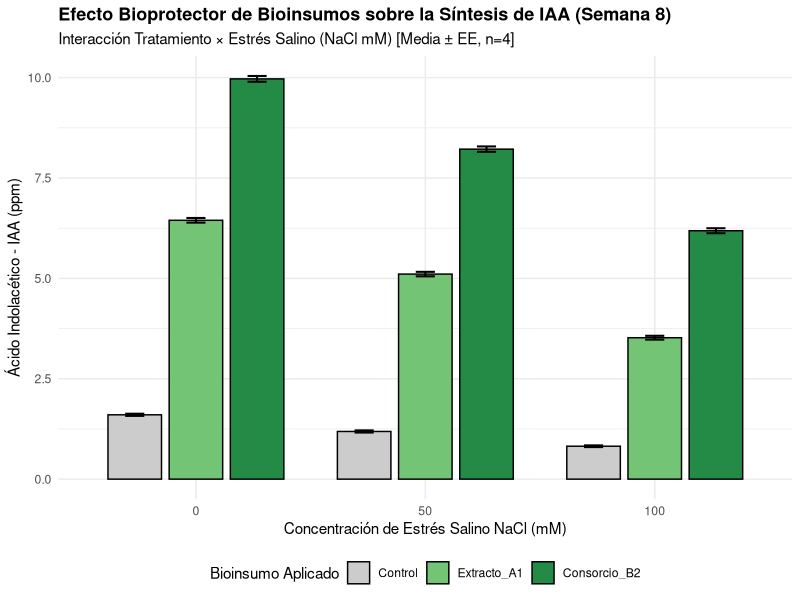
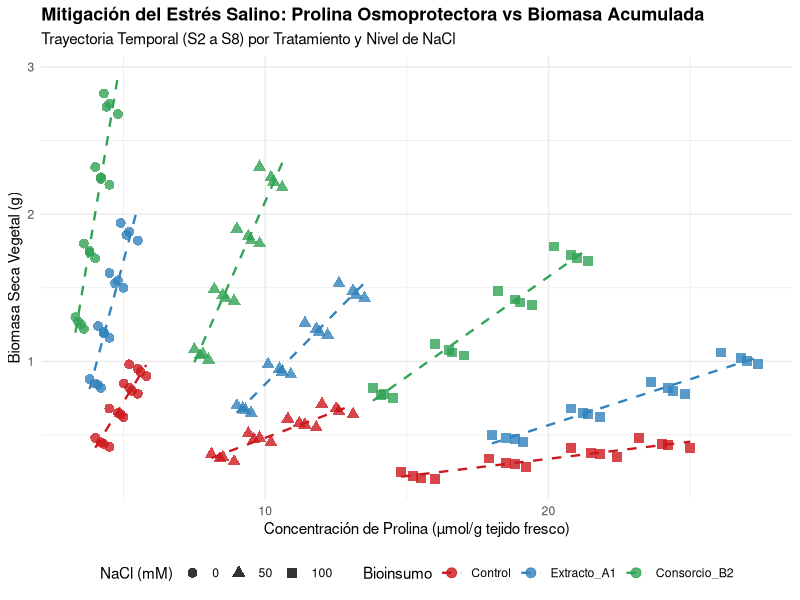

Write the R code that produced these figures, in order.
# ==============================================================================
# Proyecto: Evaluación Multivariada de Bioinsumos y Fitohormonas (IAA/GA3) 
#           bajo Estrés Salino en Vivero
# Autora: Ledy Daniela Zamora Esquivel
# Herramientas: RStudio (tidyverse, ggplot2, rstatix)
# ==============================================================================

library(tidyverse)

# 1. Establecer directorio de trabajo
setwd("C:/Users/danyz/OneDrive/Escritorio/creacion de portafolio/fitohormonas y bioestimulantes")

# 2. Cargar datos
datos_bioinsumos <- read_delim(
  file = "bioinputs_hormonal_assay.csv",
  delim = ";",
  locale = locale(decimal_mark = ".")
)

# Convertir variables categóricas a factores ordenados
datos_bioinsumos <- datos_bioinsumos %>%
  mutate(
    tratamiento = factor(tratamiento, levels = c("Control", "Extracto_A1", "Consorcio_B2")),
    nivel_estres_NaCl_mM = factor(nivel_estres_NaCl_mM, levels = c(0, 50, 100)),
    muestreo_semana = factor(muestreo_semana, levels = c("semana_2", "semana_4", "semana_6", "semana_8"))
  )

# 3. Filtrar datos de la evaluación final (Semana 8)
datos_s8 <- datos_bioinsumos %>% filter(muestreo_semana == "semana_8")

# 4. ANOVA de dos vías (Tratamiento x Estrés) para Concentración de IAA
anova_iaa <- aov(iaa_ppm ~ tratamiento * nivel_estres_NaCl_mM, data = datos_s8)
summary(anova_iaa)

# 5. Gráfico 1: Producción de IAA (Fitohormona) bajo Gradiente de Salinidad (Semana 8)
# Resumen de Medias y Errores Estándar
resumen_iaa <- datos_s8 %>%
  group_by(tratamiento, nivel_estres_NaCl_mM) %>%
  summarise(
    media_iaa = mean(iaa_ppm),
    se_iaa = sd(iaa_ppm) / sqrt(n()),
    .groups = "drop"
  )

ggplot(resumen_iaa, aes(x = nivel_estres_NaCl_mM, y = media_iaa, fill = tratamiento)) +
  geom_bar(stat = "identity", position = position_dodge(0.8), width = 0.7, color = "black") +
  geom_errorbar(
    aes(ymin = media_iaa - se_iaa, ymax = media_iaa + se_iaa),
    position = position_dodge(0.8),
    width = 0.25,
    linewidth = 0.7
  ) +
  scale_fill_manual(values = c("Control" = "#cccccc", "Extracto_A1" = "#74c476", "Consorcio_B2" = "#238b45")) +
  labs(
    title = "Efecto Bioprotector de Bioinsumos sobre la Síntesis de IAA (Semana 8)",
    subtitle = "Interacción Tratamiento × Estrés Salino (NaCl mM) [Media ± EE, n=4]",
    x = "Concentración de Estrés Salino NaCl (mM)",
    y = "Ácido Indolacético - IAA (ppm)",
    fill = "Bioinsumo Aplicado"
  ) +
  theme_minimal() +
  theme(
    legend.position = "bottom",
    plot.title = element_text(face = "bold", size = 13)
  )

# 6. Gráfico 2: Relación Biomasa Seca vs Prolina (Ajuste Osmótico bajo Estrés)
ggplot(datos_bioinsumos, aes(x = prolina_umol_g, y = biomasa_seca_g, color = tratamiento, shape = nivel_estres_NaCl_mM)) +
  geom_point(size = 3, alpha = 0.8) +
  geom_smooth(method = "lm", se = FALSE, linetype = "dashed", linewidth = 0.8) +
  scale_color_manual(values = c("Control" = "#cb181d", "Extracto_A1" = "#3182bd", "Consorcio_B2" = "#31a354")) +
  labs(
    title = "Mitigación del Estrés Salino: Prolina Osmoprotectora vs Biomasa Acumulada",
    subtitle = "Trayectoria Temporal (S2 a S8) por Tratamiento y Nivel de NaCl",
    x = "Concentración de Prolina (µmol/g tejido fresco)",
    y = "Biomasa Seca Vegetal (g)",
    color = "Bioinsumo",
    shape = "NaCl (mM)"
  ) +
  theme_minimal() +
  theme(
    legend.position = "bottom",
    plot.title = element_text(face = "bold", size = 13)
  )
